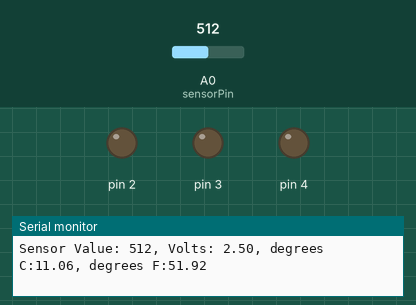
Bench run of a sketch on a simulated Arduino Uno, built with avr-gcc and run on an emulated ATmega328P. Parts: output pins drawn as LEDs (lit = HIGH), the last lines printed to the serial monitor. The inputs (shaded band) are chosen by the test bench; at power-on: A0 (sensorPin) = 512.

Above: at 1.2 s.
1.3 s: A0 (sensorPin) set to 905
4.3 s: A0 (sensorPin) set to 921
At 5.5 s:
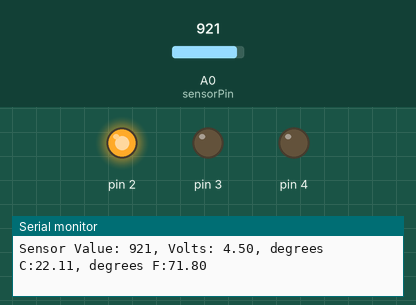
5.8 s: A0 (sensorPin) set to 1023
At 6.3 s:
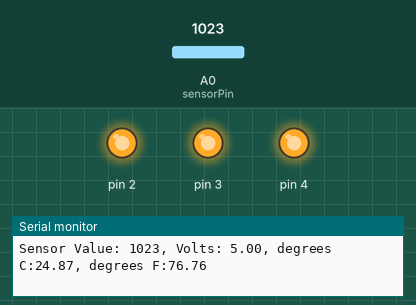
Timing chart, 0 to 8.8 s (numbered marks = the images above; inputs shaded):
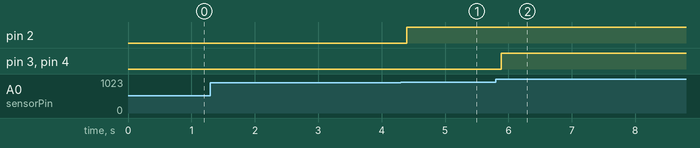

Measured:
- the behaviour switches between 920 and 921 on A0 (sensorPin) (found by bisection; images 0 and 1)
- after the input at 4.3 s, pin 2: LOW → HIGH after 0.09 s
- after the input at 5.8 s, pin 3, pin 4: LOW → HIGH after 0.08 s

The sketch:

Ana_Digi_IO.ino
```cpp
const int sensorPin = A0; //
const float baselineTemp = 71.56;

void setup()
{
  Serial.begin(9600);
  for(int pinNumber = 2; pinNumber < 5; pinNumber++)
  {
    pinMode(pinNumber, OUTPUT);
    digitalWrite(pinNumber, LOW);
  }
}

void loop()
{
  int sensorVal = analogRead(sensorPin);

  Serial.print("Sensor Value: ");
  Serial.print(sensorVal);

  float voltage = (sensorVal / 1024.0) * 5.0;

  Serial.print(", Volts: ");
  Serial.print(voltage);

  Serial.print(", degrees C:");
  float temperature = (voltage - .5) * 5.532;
  float tempCel = temperature;
  float tempFar = (temperature * 9/5) + 32;
  Serial.print(tempCel);
  Serial.print(", degrees F:");
  Serial.print(tempFar);


  Serial.print("\n");

  if(tempFar < baselineTemp)
  {
    digitalWrite(2, LOW);
    digitalWrite(3, LOW);
    digitalWrite(4, LOW);
  }
  else if(tempFar >= baselineTemp + 0.2 && tempFar < baselineTemp + 0.3)
  {
    digitalWrite(2, HIGH);
    digitalWrite(3, LOW);
    digitalWrite(4, LOW);
  }
  else if (tempFar >= baselineTemp + 0.3 && tempFar < baselineTemp + 0.4)
  {
    digitalWrite(2, HIGH);
    digitalWrite(3, HIGH);
    digitalWrite(4, LOW);
  }
  else if (tempFar >= baselineTemp + 0.5)
  {
    digitalWrite(2, HIGH);
    digitalWrite(3, HIGH);
    digitalWrite(4, HIGH);
  }
  delay(1);
}
```
